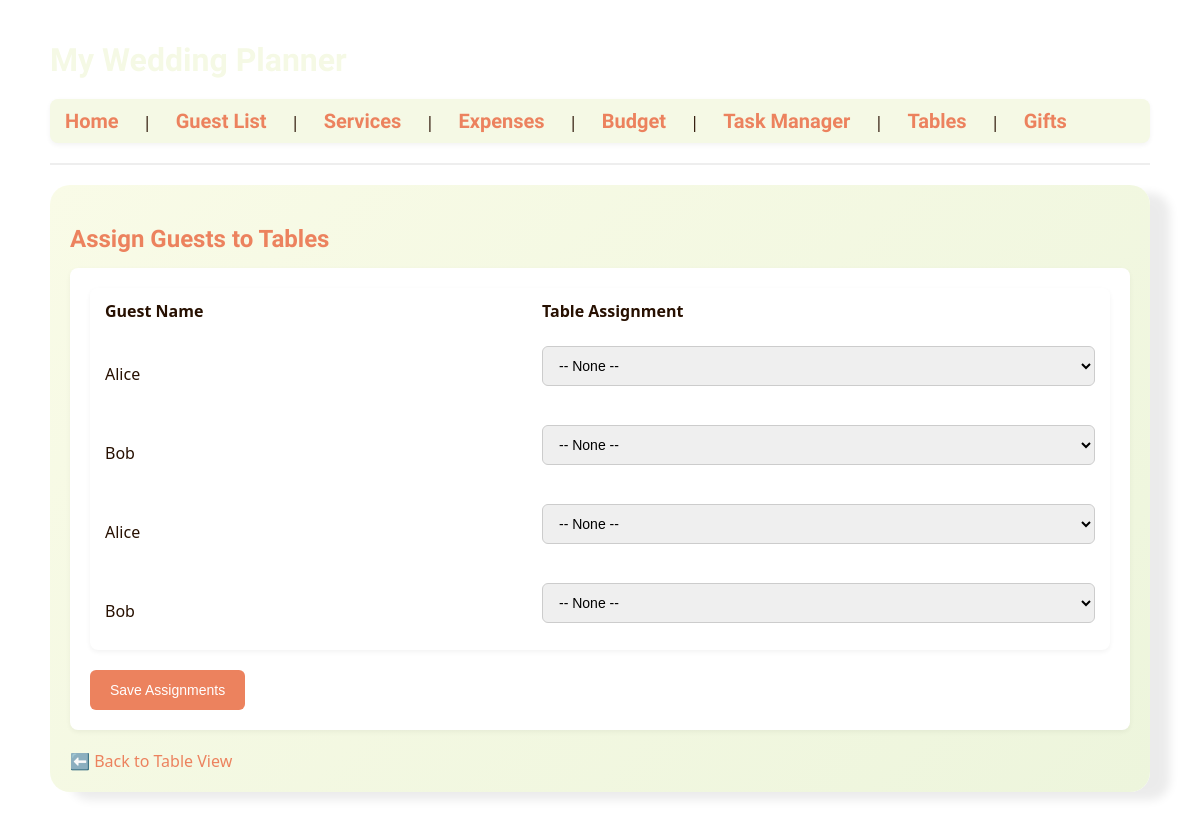
Screenshot of /assign_tables with the database file from the repository.
### tables this page shows
CREATE TABLE guests (
        id INTEGER PRIMARY KEY AUTOINCREMENT,
        name TEXT,
        rsvp TEXT,
        dietary TEXT,
        plus_ones INTEGER,
        kids INTEGER,
        hotel INTEGER,
        phone TEXT,
        table_number INTEGER,
        gift_amount REAL
    , table_assignment INTEGER);

### app.py (the view, shortened to what this page needs)
@app.route('/assign_tables', methods=['GET', 'POST'])
def assign_tables():
    conn = get_db_connection()
    guests = conn.execute('SELECT * FROM guests').fetchall()
    config = conn.execute('SELECT * FROM tables_config WHERE id=1').fetchone()
    conn.close()
    num_tables = config['num_tables']
    return render_template('assign_tables.html', guests=guests, num_tables=num_tables)

### app.py (called while the page is built)
def get_db_connection():
    conn = sqlite3.connect(DB_PATH)
    conn.row_factory = sqlite3.Row
    return conn

### templates/assign_tables.html (shortened to what this page needs)
{% extends 'layout.html' %}
{% block content %}
<div class="content-box">
  <h2>Assign Guests to Tables</h2>
  <form method="post">
    <table>
      <tr>
        <th>Guest Name</th>
        <th>Table Assignment</th>
      </tr>
      {% for guest in guests %}
      <tr>
        <td>{{ guest.name }}</td>
        <td>
          <select name="table_{{ guest.id }}">
            <option value="">-- None --</option>
          </select>
        </td>
      </tr>
      {% endfor %}
    </table>
    <button type="submit">Save Assignments</button>
  </form>
  <a href="{{ url_for('tables_view') }}">⬅️ Back to Table View</a>
</div>
{% endblock %}

### static/style.css (style rules this page uses)
body { font-family: 'Segoe UI', Tahoma, Geneva, Verdana, sans-serif; background-image: url('images/picture2.jpg'); background-size: cover; background-position: center; background-repeat: no-repeat; color: #271001; margin: 0; padding: 0; }
.content-box { background: linear-gradient(135deg, #f9fbe7, #edf5dc); border-radius: 20px; padding: 20px; box-shadow: 20px 8px 10px rgba(0,0,0,0.08); margin-bottom: 30px; }
h2, h3 { color: #ec825e; margin-bottom: 15px; font-family: 'Borel', cursive; }
table { width: 100%; border-collapse: collapse; margin-bottom: 20px; background-color: #ffffff; border-radius: 8px; overflow: hidden; box-shadow: 0 2px 5px rgba(0,0,0,0.05); }
table th, table td { padding: 12px 15px; text-align: left; }
table th { background-color: #ffffff; font-weight: 600; }
table tr:nth-child(even) { background-color: #ffffff; }
form { background-color: #fff; padding: 20px; border-radius: 8px; box-shadow: 0 2px 5px rgba(0,0,0,0.05); margin-bottom: 20px; }
form input[type="text"], form input[type="number"], form input[type="date"], form select, form textarea { width: 100%; padding: 10px 12px; margin-bottom: 15px; border: 1px solid #ccc; border-radius: 6px; font-size: 14px; transition: border-color 0.2s; }
form button { background-color: #ec825e; color: #fff; border: none; padding: 12px 20px; border-radius: 6px; cursor: pointer; font-size: 14px; transition: background-color 0.2s; }
a { color: #ec825e; text-decoration: none; }

### rows the page displays
guests: name "Alice"
guests: name "Bob"
guests: name "Alice"
guests: name "Bob"
